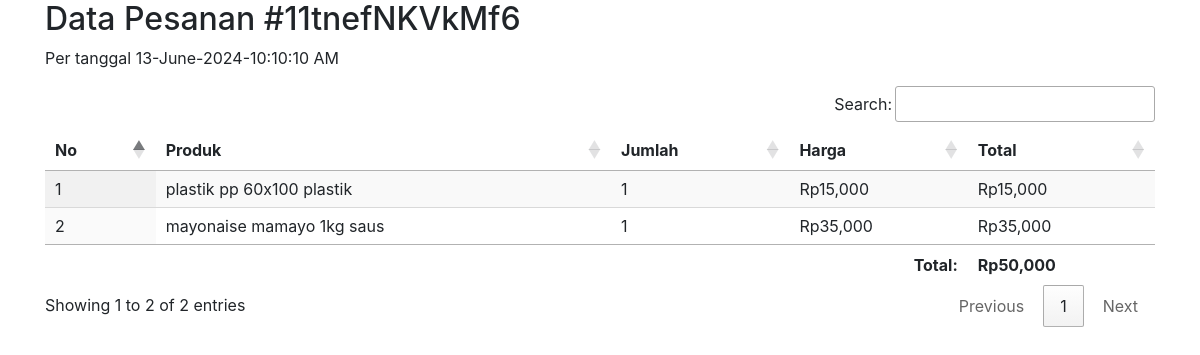
/stock/datadet.php?orderid=11tnefNKVkMf6 (signed in), run on the app's committed database.
### tables this page shows
CREATE TABLE `detpo` (
  `detid` int(11) NOT NULL,
  `orderid` varchar(50) NOT NULL,
  `id` int(11) NOT NULL,
  `qty` int(11) NOT NULL
);

CREATE TABLE `stock_brg` (
  `id` int(11) NOT NULL,
  `nama` varchar(55) NOT NULL,
  `jenis` varchar(30) NOT NULL,
  `stock` int(12) NOT NULL,
  `harga` int(11) NOT NULL
);

### stock/datadet.php (the view, shortened to what this page needs)
<?php
	$orderids = $_GET['orderid'];
	include '../dbconnect.php';
	$timenow = date("j-F-Y-h:i:s A");
	?>
<html>
<head>
  <link rel="stylesheet" href="https://maxcdn.bootstrapcdn.com/bootstrap/4.2.1/css/bootstrap.min.css">
<link rel="stylesheet" type="text/css" href="https://cdn.datatables.net/1.10.19/css/jquery.dataTables.css">
<link rel="stylesheet" type="text/css" href="https://cdn.datatables.net/buttons/1.5.2/css/buttons.dataTables.min.css">
<link rel="stylesheet" type="text/css" href="https://cdn.datatables.net/1.10.19/css/jquery.dataTables.min.css">
</head>
<body>
		<div class="container">
			<h2>Data Pesanan #<?php echo $orderids ?></h2>
			<p>Per tanggal <?php echo $timenow ?></p>
				<div class="data-tables datatable-dark">
					<table id="dataTable3" class="display" style="width:100%"><thead class="thead-dark">
											<tr>
												<th>No</th>
												<th>Produk</th>
												<th>Jumlah</th>
												<th>Harga</th>
												<th>Total</th>
											</tr></thead><tbody>
											<?php
											$brgs=mysqli_query($conn,"SELECT * from detpo dp, stock_brg sb where orderid='$orderids' and sb.id=dp.id order by detid ASC");
											$no=1;
											while($p=mysqli_fetch_array($brgs)){
												$total = $p['qty']*$p['harga'];
												?>
												<tr>
													<td><?php echo $no++ ?></td>
													<td><?php echo $p['nama'] ?> <?php echo $p['jenis'] ?></td>
													<td><?php echo $p['qty'] ?></td>
													<td>Rp<?php echo number_format($p['harga']) ?></td>
													<td>Rp<?php echo number_format($total) ?></td>
												</tr>
												<?php
											}
											?>
										</tbody>
										<tfoot>
											<tr>
												<th colspan="4" style="text-align:right">Total:</th>
												<th>Rp<?php
												$result1 = mysqli_query($conn,"SELECT SUM(d.qty*s.harga) AS count FROM detpo d, stock_brg s where orderid='$orderids' and s.id=d.id order by d.id ASC");
												$cekrow = mysqli_num_rows($result1);
												$row1 = mysqli_fetch_assoc($result1);
												$count = $row1['count'];
												if($cekrow > 0){
													echo number_format($count);
													} else {
														echo 'No data';
													}?></th>
											</tr>
										</tfoot>
										</table>
								</div>
						</div>
</body>
</html>

### data on the page
detpo: stock_brg.nama "plastik pp 60x100", stock_brg.jenis "plastik", qty "1", stock_brg.harga "15,000", qty.harga "15,000"
detpo: stock_brg.nama "mayonaise mamayo 1kg", stock_brg.jenis "saus", qty "1", stock_brg.harga "35,000", qty.harga "35,000"

### other printed values
$orderids "11tnefNKVkMf6"
$count "50,000"
